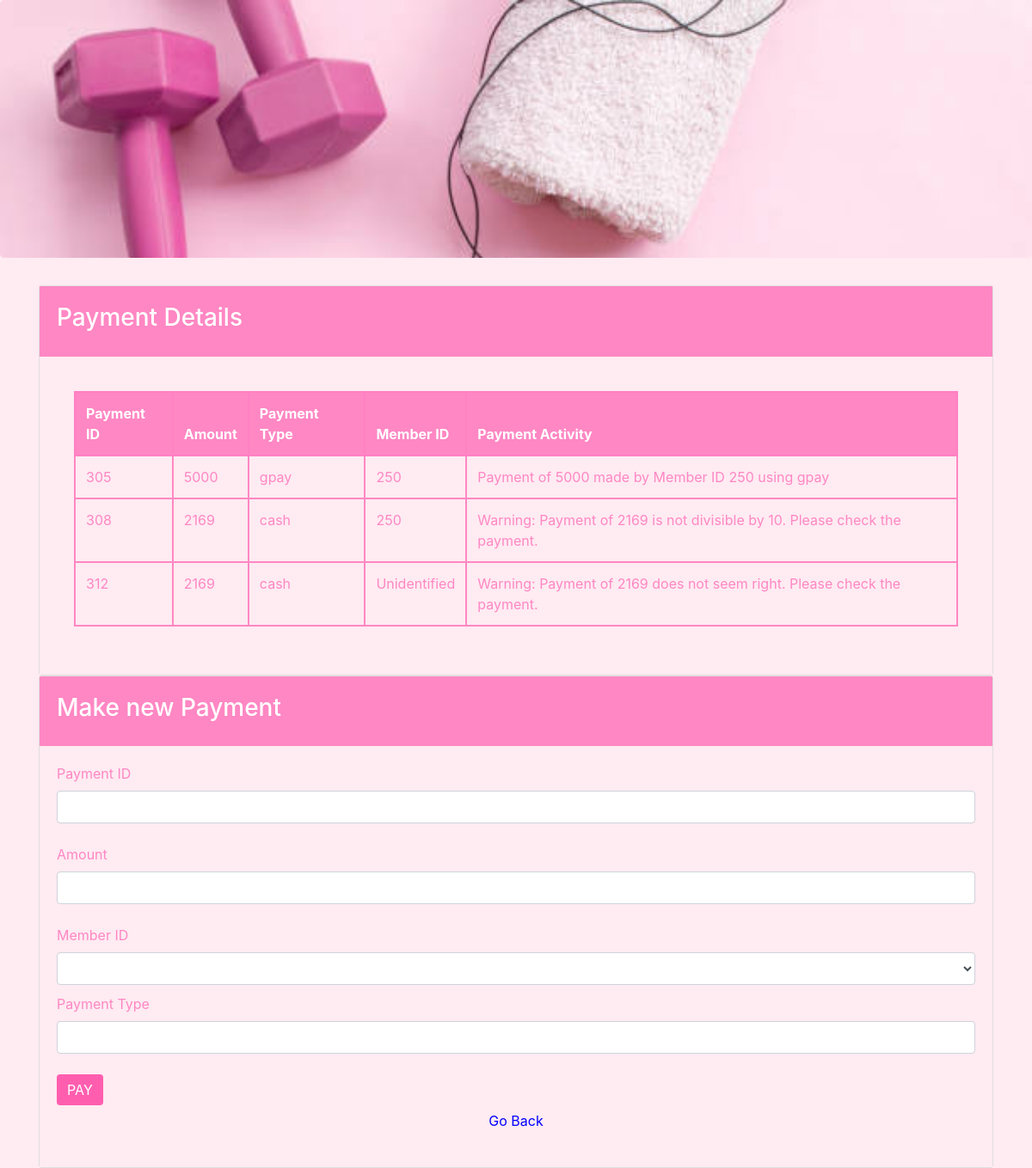
The app's page /payment.php with its own data.
### tables this page shows
CREATE TABLE `payment` (
  `Payment_id` int(11) NOT NULL,
  `Amount` int(20) NOT NULL,
  `Member_id` int(11) DEFAULT NULL,
  `payment_type` varchar(20) NOT NULL,
  `payment_activity` varchar(255) DEFAULT NULL
);

### func.php (the view, shortened to what this page needs)
<?php
$con = mysqli_connect("localhost", "root", "", "loginsystem");
if (!function_exists('get_payment')) {
    function get_payment() {
        global $con;
        $query = "SELECT * FROM Payment";
        $result = mysqli_query($con, $query);
        if (mysqli_num_rows($result) > 0) {
            while ($row = mysqli_fetch_array($result)) {
                $Payment_id = $row['Payment_id'];
                $Amount = $row['Amount'];
                $payment_type = $row['payment_type'];
                $Member_id = $row['Member_id'] ?: 'Unidentified';
                $payment_activity = isset($row['payment_activity']) ? $row['payment_activity'] : 'Not Set';
                echo "<tr>
                        <td style='border: 2px solid #ff87c3;'>$Payment_id</td>
                        <td style='border: 2px solid #ff87c3;'>$Amount</td>
                        <td style='border: 2px solid #ff87c3;'>$payment_type</td>
                        <td style='border: 2px solid #ff87c3;'>$Member_id</td>
                        <td style='border: 2px solid #ff87c3;'>$payment_activity</td>
                      </tr>";
            }
        } else {
            echo "<tr>
                    <td colspan='5' style='text-align:center; border: 2px solid #ff87c3;'>No payments found.</td>
                  </tr>";
        }
    }
}
?>

### records on screen
payment: Payment_id "305", Amount "5000", payment_type "gpay", Member "250", payment_activity "Payment of 5000 made by Member ID 250 using gpay"
payment: Payment_id "308", Amount "2169", payment_type "cash", Member "250", payment_activity "Warning: Payment of 2169 is not divisible by 10. Please check the payment."
payment: Payment_id "312", Amount "2169", payment_type "cash", Member "Unidentified", payment_activity "Warning: Payment of 2169 does not seem right. Please check the payment."
